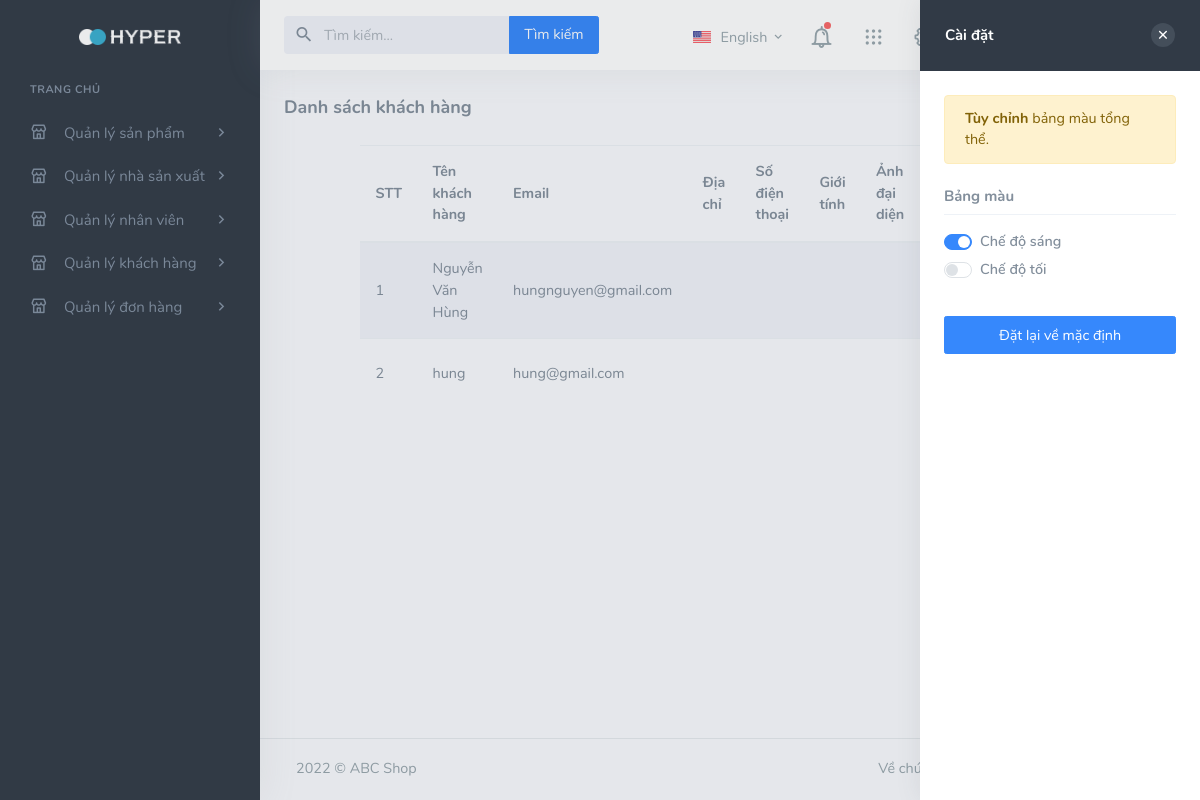
/admin/customer/index.php, run on an earlier commit of the app's database.
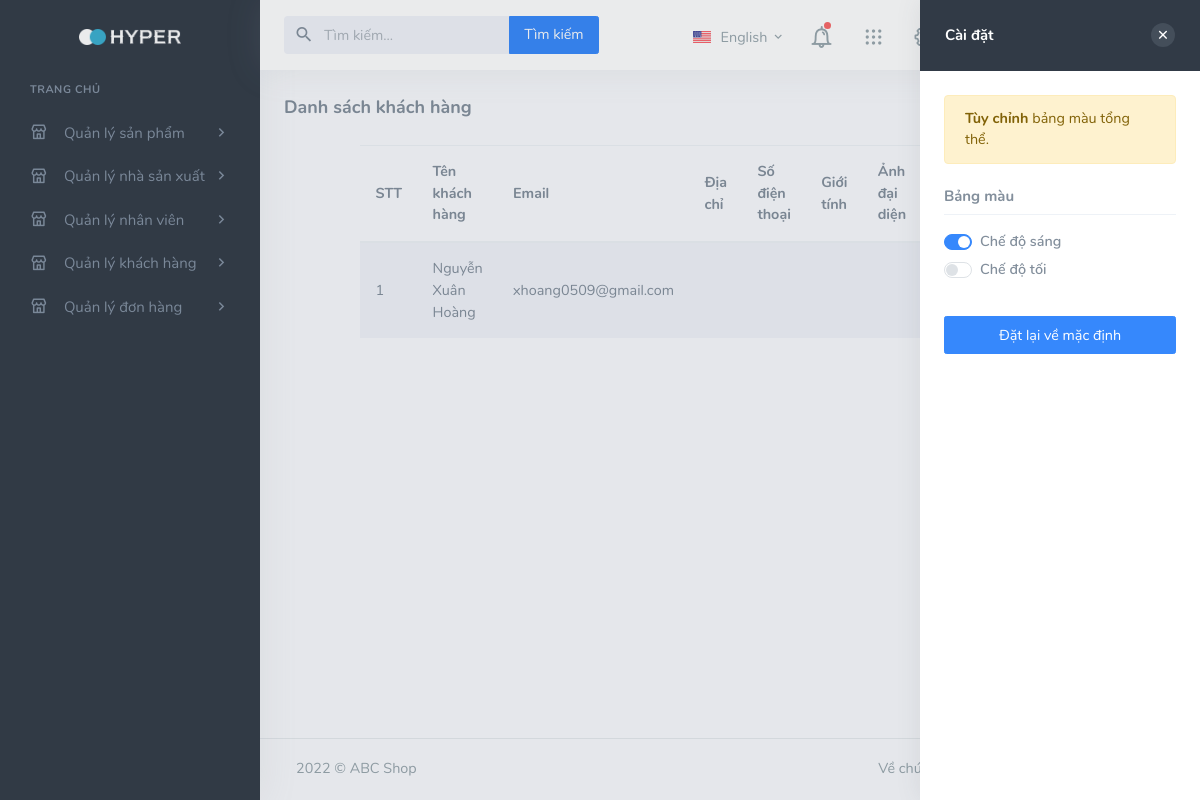
And on a later commit of the database.
### tables this page shows
CREATE TABLE `users` (
  `id` int(11) NOT NULL,
  `name` varchar(255) NOT NULL,
  `email` char(50) NOT NULL,
  `password` char(255) NOT NULL,
  `address` varchar(255) NOT NULL,
  `phone` char(50) NOT NULL,
  `gender` varchar(20) NOT NULL,
  `image` char(255) NOT NULL,
  `id_role` int(11) NOT NULL
);

### admin/customer/index.php (the view, shortened to what this page needs)
<?php
require("../../services/connect.php");
$sql = "SELECT `id`, `name`, `email`, `password`, `address`, `phone`, `gender`, `image` FROM `users` WHERE id_role = 2";
$result = mysqli_query($connect, $sql);
?>
<!DOCTYPE html>
<html lang="en">
<head>
    <link href="../assets/css/vendor/jquery-jvectormap-1.2.2.css" rel="stylesheet" type="text/css" />
    <link href="../../assets/css/icons.min.css" rel="stylesheet" type="text/css" />
    <link href="../../assets/css/app-creative.min.css" rel="stylesheet" type="text/css" id="light-style" />
    <link href="../../assets/css/app-creative-dark.min.css" rel="stylesheet" type="text/css" id="dark-style" />
</head>
<body class="loading" data-layout-config='{"leftSideBarTheme":"dark","layoutBoxed":false, "leftSidebarCondensed":false, "leftSidebarScrollable":false,"darkMode":false, "showRightSidebarOnStart": true}'>
    <div class="wrapper">
        <div class="left-side-menu">
            <a href="index.php" class="logo text-center logo-light">
                <span class="logo-lg">
                    <img src="../../assets/images/logo.png" alt="" height="16">
                </span>
            </a>
            <div class="h-100" id="left-side-menu-container" data-simplebar>
                <?php include("../../components/sidemenu.php"); ?>
            </div>
        </div>
        <div class="content-page">
            <div class="content">
                <div class="navbar-custom">
                    <ul class="list-unstyled topbar-right-menu float-right mb-0">
                        <li class="dropdown notification-list topbar-dropdown">
                            <a class="nav-link dropdown-toggle arrow-none" data-toggle="dropdown" href="#" role="button" aria-haspopup="false" aria-expanded="false">
                                <img src="../../assets/images/flags/us.jpg" alt="user-image" class="mr-0 mr-sm-1" height="12">
                                <span class="align-middle d-none d-sm-inline-block">English</span> <i class="mdi mdi-chevron-down d-none d-sm-inline-block align-middle"></i>
                            </a>
                        </li>
                        <li class="dropdown notification-list">
                            <a class="nav-link dropdown-toggle arrow-none" data-toggle="dropdown" href="#" role="button" aria-haspopup="false" aria-expanded="false">
                                <i class="dripicons-bell noti-icon"></i>
                                <span class="noti-icon-badge"></span>
                            </a>
                        </li>
                        <li class="dropdown notification-list d-none d-sm-inline-block">
                            <a class="nav-link dropdown-toggle arrow-none" data-toggle="dropdown" href="#" role="button" aria-haspopup="false" aria-expanded="false">
                                <i class="dripicons-view-apps noti-icon"></i>
                            </a>
                        </li>
                        <li class="notification-list">
                            <a class="nav-link right-bar-toggle" href="javascript: void(0);">
                            </a>
                        </li>
                        <li class="dropdown notification-list">
                            <a class="nav-link dropdown-toggle nav-user arrow-none mr-0" data-toggle="dropdown" href="#" role="button" aria-haspopup="false" aria-expanded="false">
                                <span class="account-user-avatar">
                                </span>
                                <span>
                                    <span class="account-user-name">Nguyen Xuan Hoang</span>
                                    <span class="account-position">Founder</span>
                                </span>
                            </a>
                        </li>
                    </ul>
                    <div class="app-search dropdown d-none d-lg-block">
                        <form>
                            <div class="input-group">
                                <input type="text" class="form-control dropdown-toggle" placeholder="Tìm kiếm..." id="top-search">
                                <span class="mdi mdi-magnify search-icon"></span>
                                <div class="input-group-append">
                                    <button class="btn btn-primary" type="submit">Tìm kiếm</button>
                                </div>
                            </div>
                        </form>
                    </div>
                </div>
                <div class="container-fluid">
                    <div class="row">
                        <div class="col-12">
                            <div class="page-title-box">
                                <h4 class="page-title">Danh sách khách hàng</h4>
                            </div>
                        </div>
                    </div>
                    <div class="row justify-content-center">
                        <div class="col-xl-10 col-lg-10 ">
                            <table class="table table-striped table-centered mb-0">
                                <thead>
                                    <tr>
                                        <th>STT</th>
                                        <th>Tên khách hàng </th>
                                        <th>Email</th>
                                        <th>Địa chỉ</th>
                                        <th>Số điện thoại</th>
                                        <th>Giới tính</th>
                                        <th>Ảnh đại diện</th>
                                        <th>Sửa</th>
                                        <th>Xóa</th>
                                    </tr>
                                </thead>
                                <tbody>
                                    <?php
                                    $count = 0;
                                    foreach ($result as $each) {
                                        $count++;
                                    ?>
                                        <tr>
                                            <td><?php echo $count ?></td>
                                            <td><?php echo $each['name'] ?></td>
                                            <td><?php echo $each['email'] ?></td>
                                            <td><?php echo $each['address'] ?></td>
                                            <td>
                                            </td>
                                            <td>
                                            </td>
                                            <td>
                                            </td>
                                            <td>
                                                <a href="./edit_customer.php?id=<?php echo $each['id'] ?>" class="btn btn-outline-warning">Repair</a>
                                            </td>
                                            <td>
                                                <button onclick="remove(<?php echo $each['id'] ?>)" class="btn btn-outline-danger">Delete</button>
                                            </td>
                                        </tr>
                                    <?php } ?>
                                </tbody>
                            </table>
                        </div>
                    </div>
                </div>
            </div>
            <?php include('../footer.php'); ?>
        </div>
    </div>
    <div class="right-bar">
        <div class="rightbar-title">
            <a href="javascript:void(0);" class="right-bar-toggle float-right">
                <i class="dripicons-cross noti-icon"></i>
            </a>
            <h5 class="m-0">Cài đặt</h5>
        </div>
        <div class="rightbar-content h-100" data-simplebar>
            <div class="p-3">
                <div class="alert alert-warning" role="alert">
                    <strong>Tùy chỉnh </strong> bảng màu tổng thể.
                </div>
                <h5 class="mt-3">Bảng màu</h5>
                <hr class="mt-1" />
                <div class="custom-control custom-switch mb-1">
                    <label class="custom-control-label" for="light-mode-check">Chế độ sáng</label>
                </div>
                <div class="custom-control custom-switch mb-1">
                    <label class="custom-control-label" for="dark-mode-check">Chế độ tối</label>
                </div>
                <button class="btn btn-primary btn-block mt-4" id="resetBtn">Đặt lại về mặc định</button>
            </div>
        </div>
    </div>
    <div class="rightbar-overlay"></div>
</body>
</html>

### components/sidemenu.php (shortened to what this page needs)
<ul class="metismenu side-nav">
    <li class="side-nav-title side-nav-item">Trang chủ</li>
    <li class="side-nav-item">
        <a href="javascript: void(0);" class="side-nav-link">
            <i class="uil-store"></i>
            <span> Quản lý sản phẩm </span>
            <span class="menu-arrow"></span>
        </a>
    </li>
    <li class="side-nav-item">
        <a href="javascript: void(0);" class="side-nav-link">
            <i class="uil-store"></i>
            <span> Quản lý nhà sản xuất </span>
            <span class="menu-arrow"></span>
        </a>
    </li>
    <li class="side-nav-item">
        <a href="javascript: void(0);" class="side-nav-link">
            <i class="uil-store"></i>
            <span> Quản lý nhân viên </span>
            <span class="menu-arrow"></span>
        </a>
    </li>
    <li class="side-nav-item">
        <a href="javascript: void(0);" class="side-nav-link">
            <i class="uil-store"></i>
            <span> Quản lý khách hàng </span>
            <span class="menu-arrow"></span>
        </a>
    </li>
    <li class="side-nav-item">
        <a href="javascript: void(0);" class="side-nav-link">
            <i class="uil-store"></i>
            <span> Quản lý đơn hàng </span>
            <span class="menu-arrow"></span>
        </a>
    </li>
</ul>

### admin/footer.php
<footer class="footer">
    <div class="container-fluid">
        <div class="row">
            <div class="col-md-6">
                2022 © ABC Shop
            </div>
            <div class="col-md-6">
                <div class="text-md-right footer-links d-none d-md-block">
                    <a href="javascript: void(0);">Về chúng tôi</a>
                    <a href="javascript: void(0);">Hỗ trợ</a>
                    <a href="javascript: void(0);">Liên hệ chúng tôi</a>
                </div>
            </div>
        </div>
    </div>
</footer>

What changed in the data, as far as the page shows it:
removed users: name "Nguyễn Văn Hùng", email "hungnguyen@gmail.com"
removed users: name "hung", email "hung@gmail.com"
added users: name "Nguyễn Xuân Hoàng", email "xhoang0509@gmail.com"
